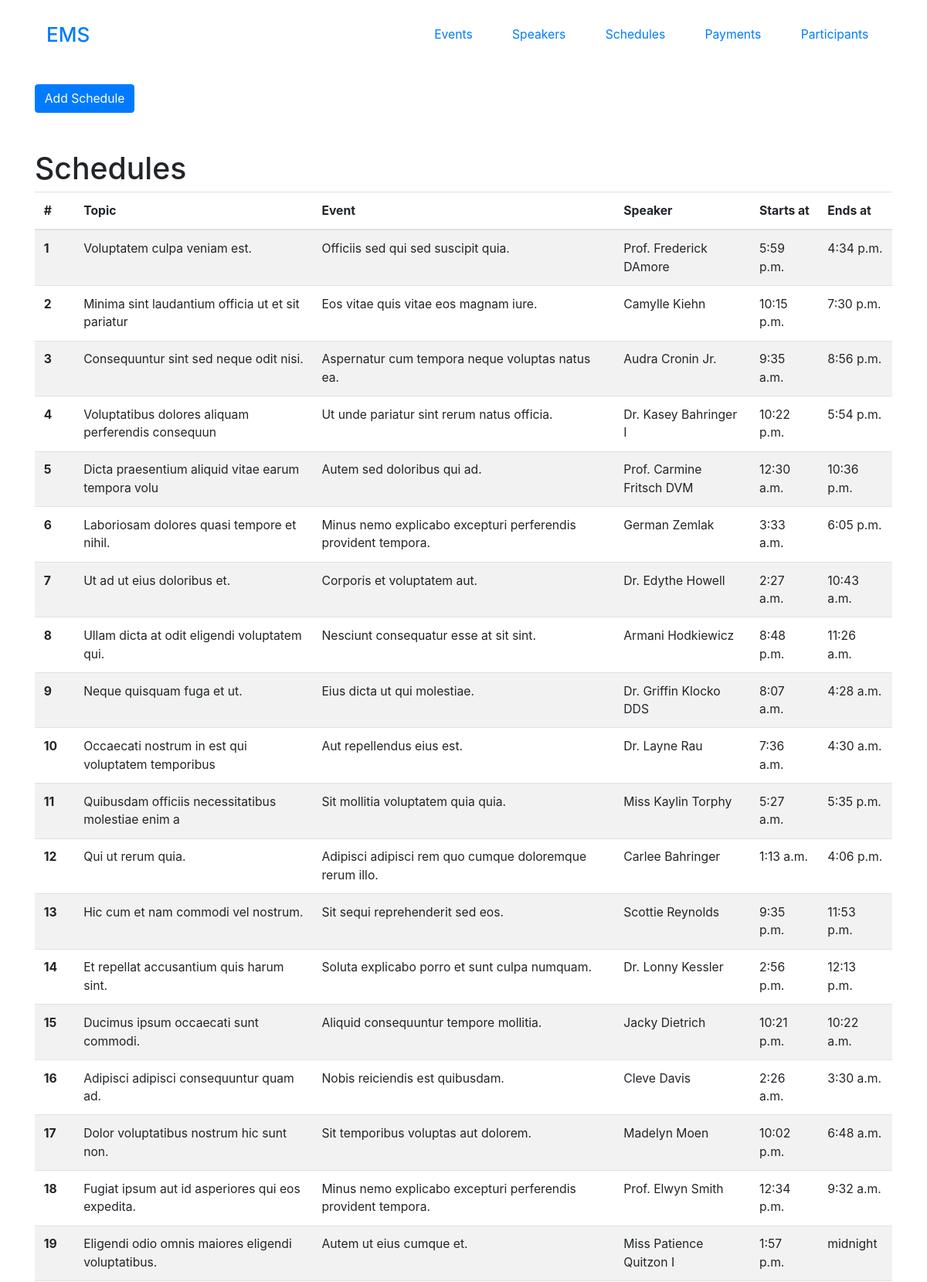
The app's page /schedules/all-schedules/ (upper part) with its own data.
### schedule/models.py (models this page shows, shortened)
class Schedule(models.Model):
     event = models.ForeignKey(Event, on_delete=models.CASCADE)
     start_time = models.TimeField(null=True, blank=True)
     end_time = models.TimeField(null=True, blank=True)
     topic = models.CharField(max_length=200)
     speaker = models.ForeignKey(Speaker, on_delete=models.CASCADE, blank=True, null=True)
     class Meta:
        verbose_name = 'Schedule'
        verbose_name_plural = 'Schedules'
        ordering = ["id"]

### event/models.py (models this page shows)
class Event(models.Model):
    title = models.CharField(max_length=100)
    description = models.TextField(blank=True)
    start_date = models.DateField()
    end_date = models.DateTimeField()
    location = models.CharField(max_length=100)
    category = models.ForeignKey(Category, on_delete=models.CASCADE)
    is_free = models.BooleanField()
    class Meta:
        verbose_name = 'Event'
        verbose_name_plural = 'Events'
        ordering = ["id"]
    def __str__(self):
        return self.title

### speaker/models.py (models this page shows)
class Speaker(models.Model):
    name = models.CharField(max_length=150)
    biography = models.TextField()
    photo = models.ImageField(upload_to='speaker/logo/', blank=True)
    email = models.EmailField()
    phone_number = models.CharField(max_length=20)
    linkedin = models.URLField(blank=True, null=True)
    twitter = models.URLField(blank=True, null=True)
    instagram = models.URLField(blank=True, null=True)
    def __str__(self):
        return self.name

### schedule/views.py (the view)
# urls.py: path('schedules/',include('schedule.urls')),
def schedule(request):
    schedules = Schedule.objects.all()
    return render(request, 'schedule/schedule.html', {'schedules': schedules})

### templates/schedule/schedule.html
{% extends 'base.html' %}
{%block content %}
<a href="/schedules/add-schedule/" class="btn btn-primary mb-5 text-white"
  >Add Schedule
</a>
<h1>Schedules</h1>
<table class="table table-striped">
  <thead>
    <tr>
      <th scope="col">#</th>
      <th scope="col">Topic</th>
      <th scope="col">Event</th>
      <th scope="col">Speaker</th>
      <th scope="col">Starts at</th>
      <th scope="col">Ends at</th>
    </tr>
  </thead>
  <tbody>
    {% for schedule in schedules %}
    <tr>
      <th scope="row">{{schedule.id}}</th>
      <td>{{schedule.topic}}</td>
      <td>{{schedule.event}}</td>
      <td>{{schedule.speaker}}</td>
      <td>{{schedule.start_time}}</td>
      <td>{{schedule.end_time}}</td>
    </tr>
    {% endfor %}
  </tbody>
</table>
{% endblock content %}

### static/css/styles.css (style rules this page uses)
* { margin: 0; padding: 0; box-sizing: border-box; }
html { font-size: 98%; }

### records on screen
Schedule: id "1", topic "Voluptatem culpa veniam est.", event "Officiis sed qui sed suscipit quia.", speaker "Prof. Frederick DAmore", start_time "5:59 p.m.", end_time "4:34 p.m."
Schedule: id "2", topic "Minima sint laudantium officia ut et sit pariatur", event "Eos vitae quis vitae eos magnam iure.", speaker "Camylle Kiehn", start_time "10:15 p.m.", end_time "7:30 p.m."
Schedule: id "3", topic "Consequuntur sint sed neque odit nisi.", event "Aspernatur cum tempora neque voluptas natus ea.", speaker "Audra Cronin Jr.", start_time "9:35 a.m.", end_time "8:56 p.m."
Schedule: id "4", topic "Voluptatibus dolores aliquam perferendis consequun", event "Ut unde pariatur sint rerum natus officia.", speaker "Dr. Kasey Bahringer I", start_time "10:22 p.m.", end_time "5:54 p.m."
Schedule: id "5", topic "Dicta praesentium aliquid vitae earum tempora volu", event "Autem sed doloribus qui ad.", speaker "Prof. Carmine Fritsch DVM", start_time "12:30 a.m.", end_time "10:36 p.m."
Schedule: id "6", topic "Laboriosam dolores quasi tempore et nihil.", event "Minus nemo explicabo excepturi perferendis provident tempora.", speaker "German Zemlak", start_time "3:33 a.m.", end_time "6:05 p.m."
Schedule: id "7", topic "Ut ad ut eius doloribus et.", event "Corporis et voluptatem aut.", speaker "Dr. Edythe Howell", start_time "2:27 a.m.", end_time "10:43 a.m."
Schedule: id "8", topic "Ullam dicta at odit eligendi voluptatem qui.", event "Nesciunt consequatur esse at sit sint.", speaker "Armani Hodkiewicz", start_time "8:48 p.m.", end_time "11:26 a.m."
Schedule: id "9", topic "Neque quisquam fuga et ut.", event "Eius dicta ut qui molestiae.", speaker "Dr. Griffin Klocko DDS", start_time "8:07 a.m.", end_time "4:28 a.m."
Schedule: id "10", topic "Occaecati nostrum in est qui voluptatem temporibus", event "Aut repellendus eius est.", speaker "Dr. Layne Rau", start_time "7:36 a.m.", end_time "4:30 a.m."
Schedule: id "11", topic "Quibusdam officiis necessitatibus molestiae enim a", event "Sit mollitia voluptatem quia quia.", speaker "Miss Kaylin Torphy", start_time "5:27 a.m.", end_time "5:35 p.m."
Schedule: id "12", topic "Qui ut rerum quia.", event "Adipisci adipisci rem quo cumque doloremque rerum illo.", speaker "Carlee Bahringer", start_time "1:13 a.m.", end_time "4:06 p.m."
Schedule: id "13", topic "Hic cum et nam commodi vel nostrum.", event "Sit sequi reprehenderit sed eos.", speaker "Scottie Reynolds", start_time "9:35 p.m.", end_time "11:53 p.m."
Schedule: id "14", topic "Et repellat accusantium quis harum sint.", event "Soluta explicabo porro et sunt culpa numquam.", speaker "Dr. Lonny Kessler", start_time "2:56 p.m.", end_time "12:13 p.m."
Schedule: id "15", topic "Ducimus ipsum occaecati sunt commodi.", event "Aliquid consequuntur tempore mollitia.", speaker "Jacky Dietrich", start_time "10:21 p.m.", end_time "10:22 a.m."
Schedule: id "16", topic "Adipisci adipisci consequuntur quam ad.", event "Nobis reiciendis est quibusdam.", speaker "Cleve Davis", start_time "2:26 a.m.", end_time "3:30 a.m."
Schedule: id "17", topic "Dolor voluptatibus nostrum hic sunt non.", event "Sit temporibus voluptas aut dolorem.", speaker "Madelyn Moen", start_time "10:02 p.m.", end_time "6:48 a.m."
Schedule: id "18", topic "Fugiat ipsum aut id asperiores qui eos expedita.", event "Minus nemo explicabo excepturi perferendis provident tempora.", speaker "Prof. Elwyn Smith", start_time "12:34 p.m.", end_time "9:32 a.m."
Schedule: id "19", topic "Eligendi odio omnis maiores eligendi voluptatibus.", event "Autem ut eius cumque et.", speaker "Miss Patience Quitzon I", start_time "1:57 p.m.", end_time "midnight"
